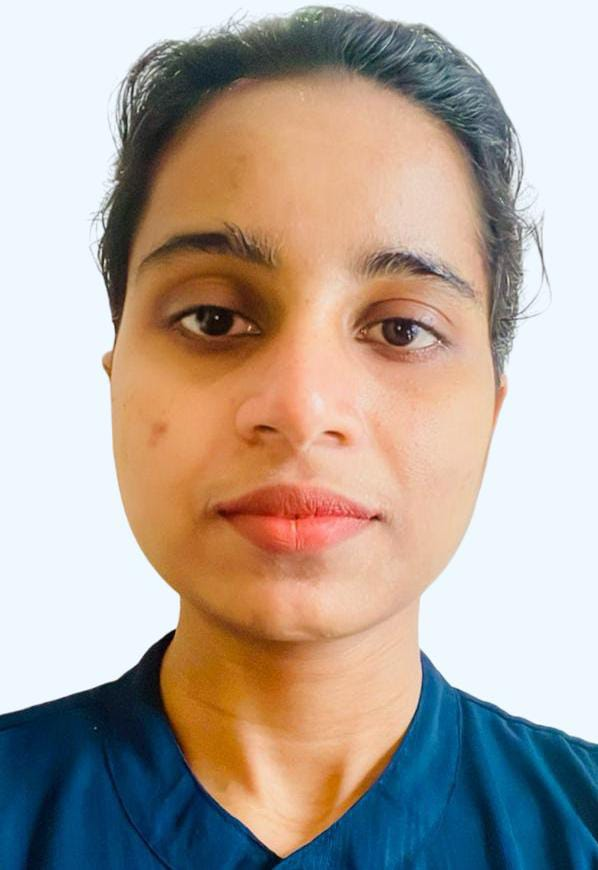
%> input picture rajaz.jpg, 598 x 870 px
$ octave --eval "result = my_color_edge(imread('rajaz.jpg'));"   (GNU Octave 9; MATLAB toolbox functions it lacks are replaced by stand-ins)
%> lines starting %> are read from the running program, lines starting %| are printed output that depends on the picture
function im2 = my_color_edge(im)
    % Read the input image (replace 'rajaz.jpg' with the actual image filename)
    im = imread('rajaz.jpg');
%> im is the input picture: size 870x598x3 uint8; mean R, G, B 178.3, 165.3, 155.5

    % Compute the edges for each color channel
    red_edges = edge(im(:,:,1), 'sobel');
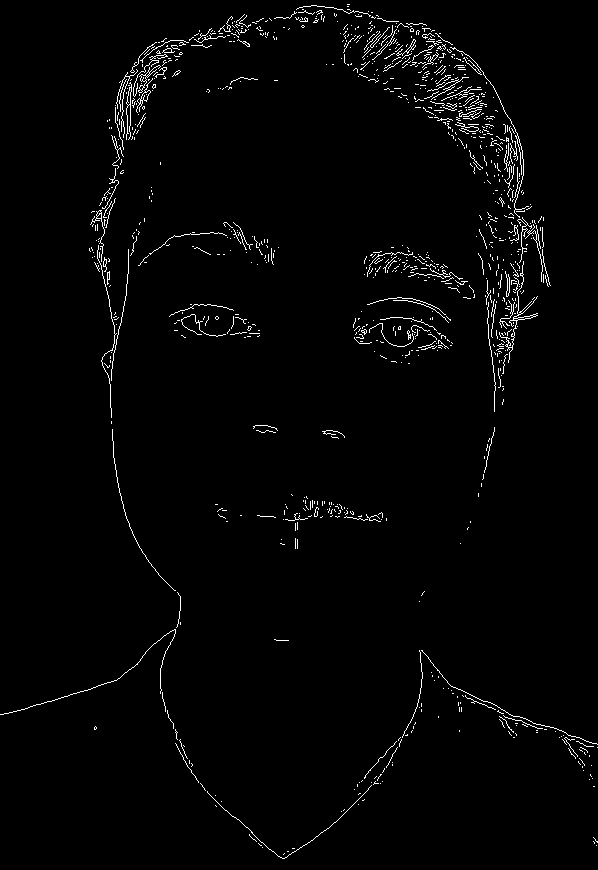
%> red_edges: size 870x598 logical; 1.9% white in thin lines or dots
    green_edges = edge(im(:,:,2), 'sobel');
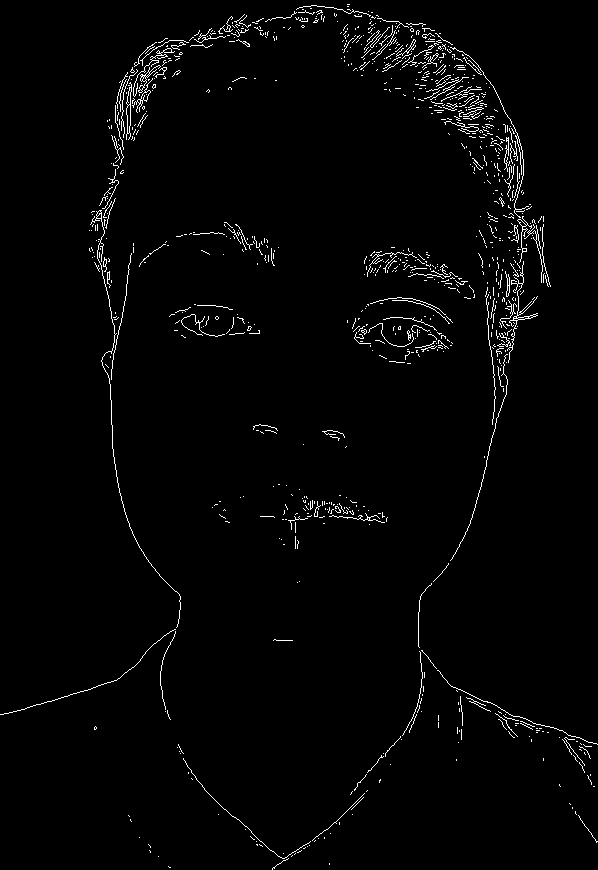
%> green_edges: size 870x598 logical; 2% white in thin lines or dots
    blue_edges = edge(im(:,:,3), 'sobel');
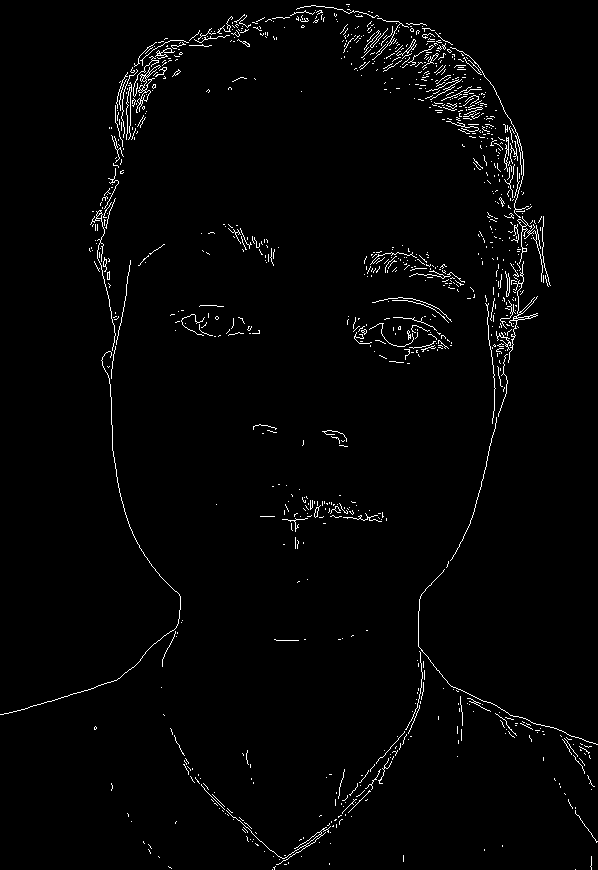
%> blue_edges: size 870x598 logical; 2% white in thin lines or dots

    % Combine the color edges
    im2 = cat(3, red_edges, green_edges, blue_edges);
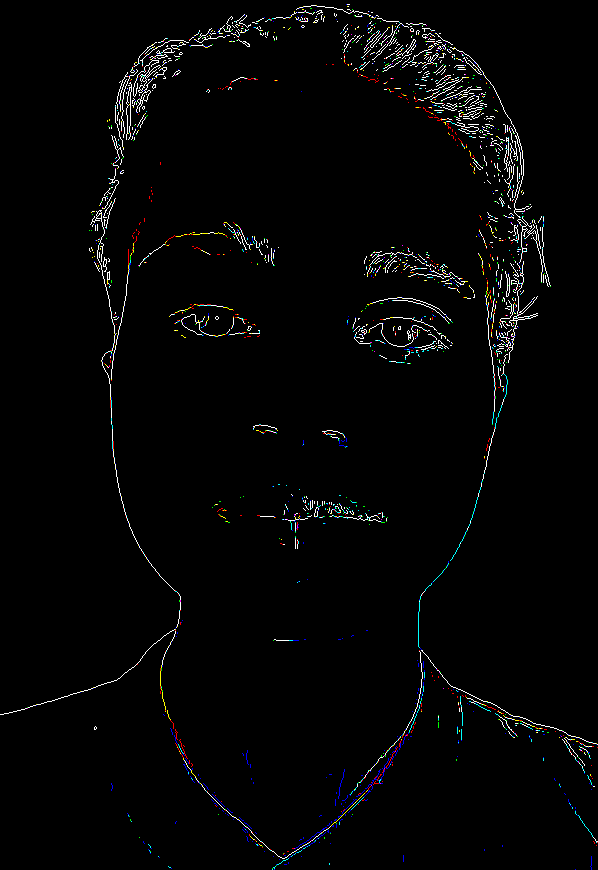
%> im2: size 870x598x3 logical; mean R, G, B 0.0191, 0.0197, 0.0197
%> `result = my_color_edge(imread('rajaz.jpg'));`:
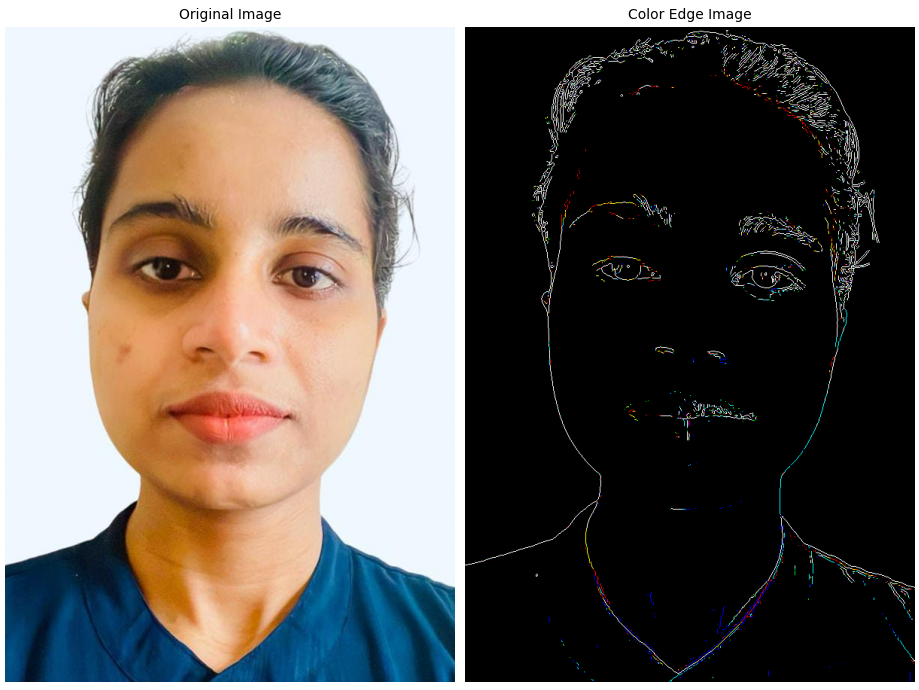
%> figure redrawn from the program's plot data, 2 panels

    % Display the original and color edge images
    figure;
    subplot(1,2,1);
    imshow(im);
    title('Original Image');

    subplot(1,2,2);
    imshow(im2);
    title('Color Edge Image');
end
